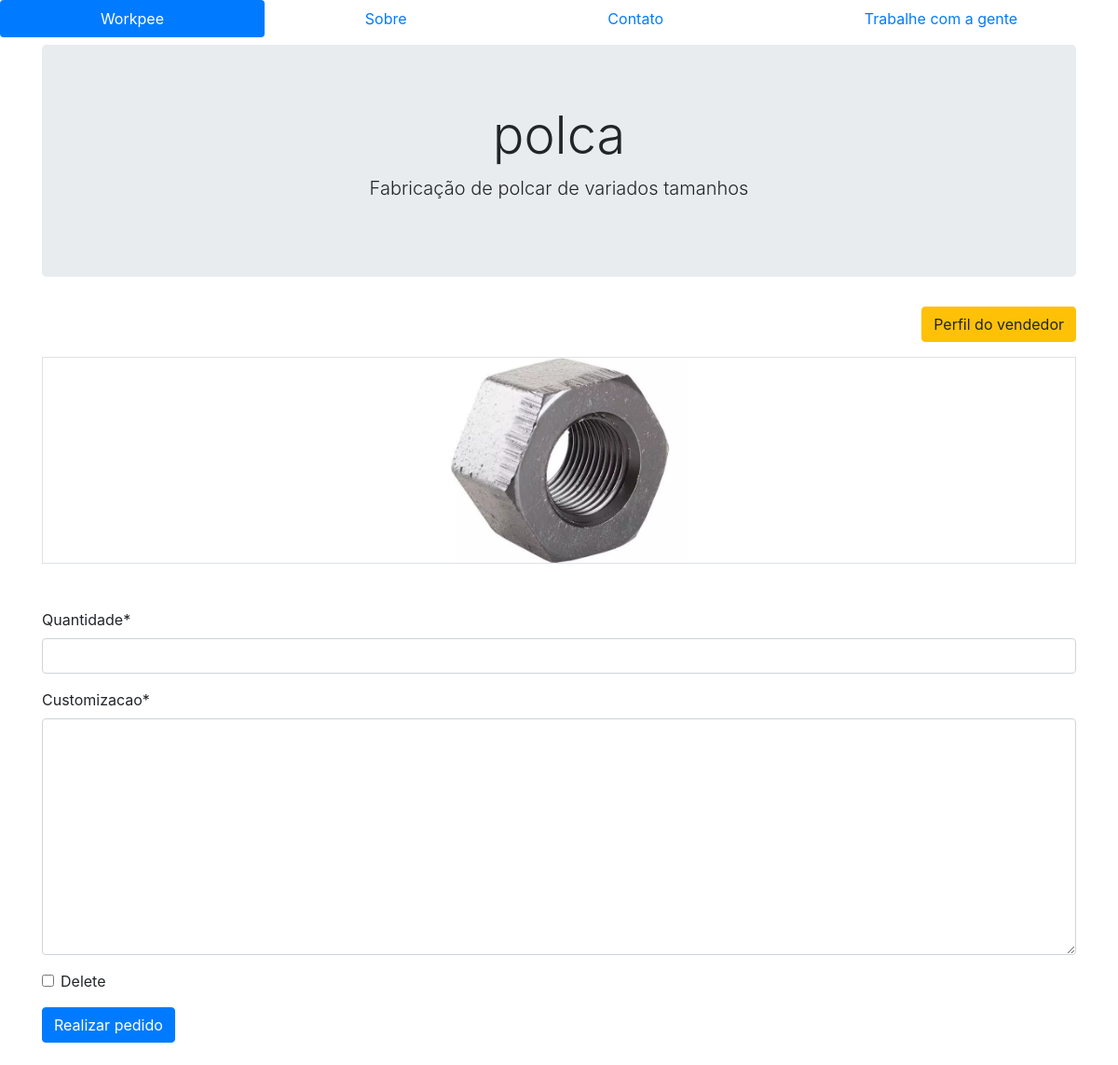
Page /produto/17 on the committed database.
### login/models.py (models this page shows)
class Produto(models.Model):
    nome = models.CharField(max_length=255, blank=True, null=True, default='')
    preco = models.FloatField()
    descricao = models.TextField()
    imagem = models.FileField(upload_to='produtos/')
    loja = models.ForeignKey(Loja, on_delete=models.SET_NULL, null=True)
    def __str__(self):
        return self.nome

### login/views.py (the view)
# urls.py: re_path('produto/(?P<id>\d+)', views.produto, name='produto'),
def produto(request, id):
    produto = Produto.objects.get(id=id)
    form = PedidoFormSet()
    user = request.user
    if request.method == "POST":
        form = PedidoFormSet(request.POST, instance=produto)
        if form.is_valid():
            form.save()
    return render(request, 'workpee/produto.html', {'produto': produto, "form": form, "user": user})

### templates/workpee/produto.html (shortened to what this page needs)
{% extends 'base.html' %}
{% load static %}
{% load crispy_forms_tags %}
{% block content %}
<div class="container mt-2">
    <div class="text-center">
        <div class="jumbotron">
            <h1 class="display-4">{{produto}}</h1>
            <p class="lead">{{produto.descricao}}</p>
        </div>
        <div class="text-right">
            <a href="{% url 'acc:perfil' user.id %}" class="btn btn-warning">Perfil do vendedor</a>
        </div>
        <div class="border mt-3 mb-5">
            <img src="/media/{{ produto.imagem }}" alt="{{ produto.nome }}" class="w-25">
        </div>
    </div>
    <form action="" method="post">
        {{form|crispy}}
        <button type="submit" class="btn btn-primary mb-2">Realizar pedido</button>
    </form>
</div>
{% endblock content %}

### rows in the picture
Produto: nome "polca", descricao "Fabricação de polcar de variados tamanhos", imagem (picture)
